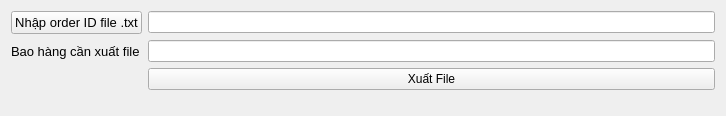
<?xml version="1.0" encoding="UTF-8"?>
<ui version="4.0">
 <class>Form</class>
 <widget class="QWidget" name="Form">
  <property name="geometry">
   <rect>
    <x>0</x>
    <y>0</y>
    <width>726</width>
    <height>116</height>
   </rect>
  </property>
  <property name="windowTitle">
   <string>Form</string>
  </property>
  <layout class="QFormLayout" name="formLayout">
   <property name="fieldGrowthPolicy">
    <enum>QFormLayout::AllNonFixedFieldsGrow</enum>
   </property>
   <item row="0" column="1">
    <widget class="QLineEdit" name="lineEdit_export_fileorderid"/>
   </item>
   <item row="1" column="0">
    <widget class="QLabel" name="label_3">
     <property name="font">
      <font>
       <pointsize>10</pointsize>
      </font>
     </property>
     <property name="text">
      <string>Bao hàng cần xuất file</string>
     </property>
    </widget>
   </item>
   <item row="1" column="1">
    <widget class="QLineEdit" name="lineEdit_baohang"/>
   </item>
   <item row="3" column="1">
    <widget class="QPushButton" name="pushButton_export">
     <property name="text">
      <string>Xuất File</string>
     </property>
    </widget>
   </item>
   <item row="0" column="0">
    <widget class="QPushButton" name="pushButton_path_fileorderid">
     <property name="font">
      <font>
       <pointsize>10</pointsize>
      </font>
     </property>
     <property name="text">
      <string>Nhập order ID file .txt</string>
     </property>
    </widget>
   </item>
  </layout>
 </widget>
 <resources/>
 <connections/>
</ui>
